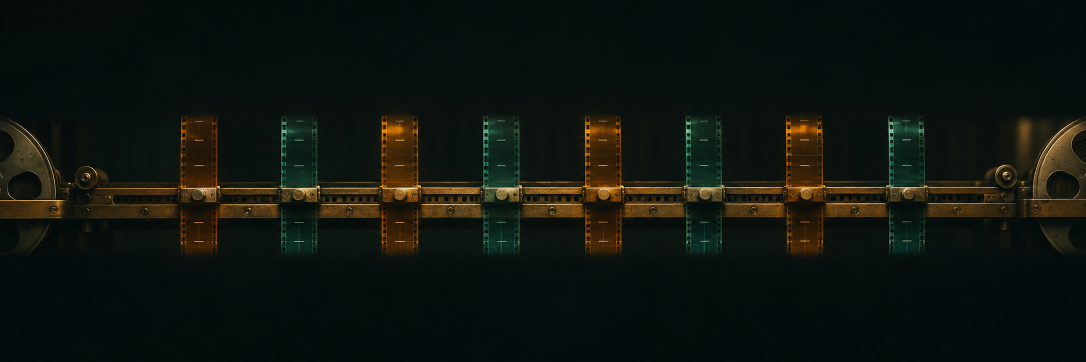
#> input picture assets/film-table-original.png, 2172 x 724 px (shown at 1/2 size)
$ python prepare-art.py
#> lines starting #> are read from the running program, lines starting #| are printed output that depends on the picture
#!/usr/bin/env python3
"""Offline geometric crop/packing only; original generated scene is unmodified."""
from pathlib import Path
import struct
from PIL import Image
root=Path(__file__).resolve().parents[1]
im=Image.open(root/'assets/film-table-original.png').convert('RGB')
#> im is the input picture: PIL image 2172x724 RGB; mean R, G, B 15.9, 21, 15.3
im=im.crop((278,215,1770,464)).resize((960,160),Image.Resampling.LANCZOS)
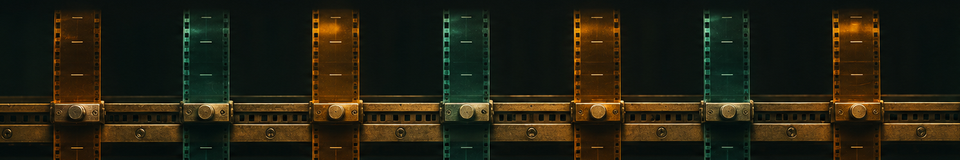
#> im: PIL image 960x160 RGB; mean R, G, B 35.9, 33.1, 18.1
im.save(root/'assets/film-table.png')
b=bytearray(1024*160*2)
for y in range(160):
    for x in range(960):
        r,g,blue=im.getpixel((x,y));struct.pack_into('<H',b,(y*1024+x)*2,((blue>>3)<<11)|((g>>2)<<5)|(r>>3))
(root/'assets/film-table.bin').write_bytes(b)
